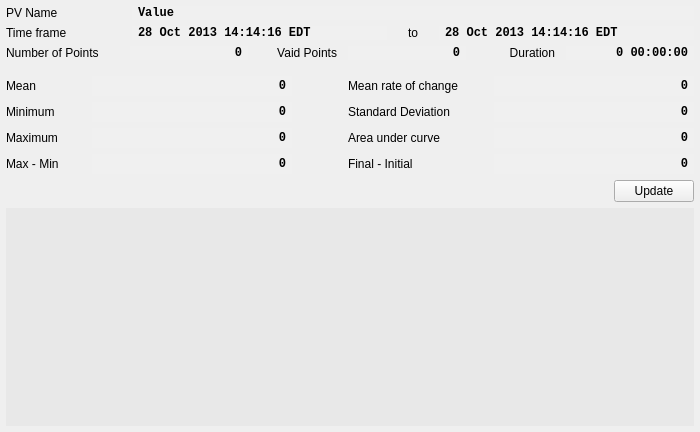
<?xml version="1.0" encoding="UTF-8"?>
<ui version="4.0">
 <class>QEStripChartStatistics</class>
 <widget class="QWidget" name="QEStripChartStatistics">
  <property name="geometry">
   <rect>
    <x>0</x>
    <y>0</y>
    <width>700</width>
    <height>432</height>
   </rect>
  </property>
  <property name="minimumSize">
   <size>
    <width>700</width>
    <height>392</height>
   </size>
  </property>
  <property name="maximumSize">
   <size>
    <width>1000</width>
    <height>740</height>
   </size>
  </property>
  <property name="windowTitle">
   <string>Process Variable Statistics</string>
  </property>
  <layout class="QVBoxLayout" name="verticalLayout_1">
   <property name="leftMargin">
    <number>0</number>
   </property>
   <property name="topMargin">
    <number>0</number>
   </property>
   <property name="rightMargin">
    <number>0</number>
   </property>
   <property name="bottomMargin">
    <number>0</number>
   </property>
   <item>
    <widget class="QFrame" name="mainFrame">
     <layout class="QVBoxLayout" name="verticalLayout_2" stretch="0,0,0,0,0,0,0,0,0,1">
      <property name="leftMargin">
       <number>6</number>
      </property>
      <property name="topMargin">
       <number>6</number>
      </property>
      <property name="rightMargin">
       <number>6</number>
      </property>
      <property name="bottomMargin">
       <number>6</number>
      </property>
      <item>
       <layout class="QHBoxLayout" name="horizontalLayout_1">
        <item>
         <widget class="QLabel" name="label">
          <property name="minimumSize">
           <size>
            <width>80</width>
            <height>0</height>
           </size>
          </property>
          <property name="maximumSize">
           <size>
            <width>120</width>
            <height>16777215</height>
           </size>
          </property>
          <property name="text">
           <string>PV Name</string>
          </property>
         </widget>
        </item>
        <item>
         <widget class="QLabel" name="pvNameLabel">
          <property name="minimumSize">
           <size>
            <width>229</width>
            <height>0</height>
           </size>
          </property>
          <property name="font">
           <font>
            <family>Monospace</family>
            <weight>75</weight>
            <bold>true</bold>
           </font>
          </property>
          <property name="styleSheet">
           <string notr="true">background-color: rgb(240, 240, 240);</string>
          </property>
          <property name="text">
           <string>Value</string>
          </property>
          <property name="indent">
           <number>6</number>
          </property>
         </widget>
        </item>
       </layout>
      </item>
      <item>
       <layout class="QHBoxLayout" name="horizontalLayout_2">
        <item>
         <widget class="QLabel" name="label_3">
          <property name="minimumSize">
           <size>
            <width>80</width>
            <height>0</height>
           </size>
          </property>
          <property name="maximumSize">
           <size>
            <width>120</width>
            <height>16777215</height>
           </size>
          </property>
          <property name="text">
           <string>Time frame</string>
          </property>
         </widget>
        </item>
        <item>
         <widget class="QLabel" name="startTimeLabel">
          <property name="font">
           <font>
            <family>Monospace</family>
            <weight>75</weight>
            <bold>true</bold>
           </font>
          </property>
          <property name="styleSheet">
           <string notr="true">background-color: rgb(240, 240, 240);</string>
          </property>
          <property name="text">
           <string>28 Oct 2013 14:14:16 EDT</string>
          </property>
          <property name="indent">
           <number>6</number>
          </property>
         </widget>
        </item>
        <item>
         <widget class="QLabel" name="label_5">
          <property name="maximumSize">
           <size>
            <width>40</width>
            <height>16777215</height>
           </size>
          </property>
          <property name="text">
           <string>to</string>
          </property>
          <property name="alignment">
           <set>Qt::AlignCenter</set>
          </property>
         </widget>
        </item>
        <item>
         <widget class="QLabel" name="endTimeLabel">
          <property name="font">
           <font>
            <family>Monospace</family>
            <weight>75</weight>
            <bold>true</bold>
           </font>
          </property>
          <property name="styleSheet">
           <string notr="true">background-color: rgb(240, 240, 240);</string>
          </property>
          <property name="text">
           <string>28 Oct 2013 14:14:16 EDT</string>
          </property>
          <property name="indent">
           <number>6</number>
          </property>
         </widget>
        </item>
       </layout>
      </item>
      <item>
       <layout class="QHBoxLayout" name="horizontalLayout_3">
        <item>
         <widget class="QLabel" name="label_7">
          <property name="maximumSize">
           <size>
            <width>120</width>
            <height>16777215</height>
           </size>
          </property>
          <property name="text">
           <string>Number of Points</string>
          </property>
         </widget>
        </item>
        <item>
         <widget class="QLabel" name="numberOfPointsLabel">
          <property name="minimumSize">
           <size>
            <width>80</width>
            <height>0</height>
           </size>
          </property>
          <property name="font">
           <font>
            <family>Monospace</family>
            <weight>75</weight>
            <bold>true</bold>
           </font>
          </property>
          <property name="styleSheet">
           <string notr="true">background-color: rgb(240, 240, 240);</string>
          </property>
          <property name="text">
           <string>0</string>
          </property>
          <property name="alignment">
           <set>Qt::AlignRight|Qt::AlignTrailing|Qt::AlignVCenter</set>
          </property>
          <property name="indent">
           <number>6</number>
          </property>
         </widget>
        </item>
        <item>
         <widget class="QLabel" name="label_9">
          <property name="maximumSize">
           <size>
            <width>88</width>
            <height>16777215</height>
           </size>
          </property>
          <property name="text">
           <string>Vaid Points</string>
          </property>
          <property name="alignment">
           <set>Qt::AlignRight|Qt::AlignTrailing|Qt::AlignVCenter</set>
          </property>
          <property name="indent">
           <number>5</number>
          </property>
         </widget>
        </item>
        <item>
         <widget class="QLabel" name="validPointsLabel">
          <property name="minimumSize">
           <size>
            <width>80</width>
            <height>0</height>
           </size>
          </property>
          <property name="font">
           <font>
            <family>Monospace</family>
            <weight>75</weight>
            <bold>true</bold>
           </font>
          </property>
          <property name="styleSheet">
           <string notr="true">background-color: rgb(240, 240, 240);</string>
          </property>
          <property name="text">
           <string>0</string>
          </property>
          <property name="alignment">
           <set>Qt::AlignRight|Qt::AlignTrailing|Qt::AlignVCenter</set>
          </property>
          <property name="indent">
           <number>6</number>
          </property>
         </widget>
        </item>
        <item>
         <widget class="QLabel" name="label_11">
          <property name="maximumSize">
           <size>
            <width>88</width>
            <height>16777215</height>
           </size>
          </property>
          <property name="text">
           <string>Duration</string>
          </property>
          <property name="alignment">
           <set>Qt::AlignRight|Qt::AlignTrailing|Qt::AlignVCenter</set>
          </property>
          <property name="indent">
           <number>5</number>
          </property>
         </widget>
        </item>
        <item>
         <widget class="QLabel" name="durationLabel">
          <property name="minimumSize">
           <size>
            <width>128</width>
            <height>0</height>
           </size>
          </property>
          <property name="maximumSize">
           <size>
            <width>128</width>
            <height>16777215</height>
           </size>
          </property>
          <property name="font">
           <font>
            <family>Monospace</family>
            <weight>75</weight>
            <bold>true</bold>
           </font>
          </property>
          <property name="styleSheet">
           <string notr="true">background-color: rgb(240, 240, 240);</string>
          </property>
          <property name="text">
           <string>0 00:00:00</string>
          </property>
          <property name="alignment">
           <set>Qt::AlignRight|Qt::AlignTrailing|Qt::AlignVCenter</set>
          </property>
          <property name="indent">
           <number>6</number>
          </property>
         </widget>
        </item>
       </layout>
      </item>
      <item>
       <spacer name="verticalSpacer">
        <property name="orientation">
         <enum>Qt::Vertical</enum>
        </property>
        <property name="sizeHint" stdset="0">
         <size>
          <width>20</width>
          <height>10</height>
         </size>
        </property>
       </spacer>
      </item>
      <item>
       <layout class="QHBoxLayout" name="horizontalLayout_4">
        <item>
         <widget class="QLabel" name="label_13">
          <property name="minimumSize">
           <size>
            <width>80</width>
            <height>0</height>
           </size>
          </property>
          <property name="maximumSize">
           <size>
            <width>120</width>
            <height>16777215</height>
           </size>
          </property>
          <property name="text">
           <string>Mean</string>
          </property>
         </widget>
        </item>
        <item>
         <widget class="QLabel" name="meanLabel">
          <property name="minimumSize">
           <size>
            <width>200</width>
            <height>0</height>
           </size>
          </property>
          <property name="font">
           <font>
            <family>Monospace</family>
            <weight>75</weight>
            <bold>true</bold>
           </font>
          </property>
          <property name="styleSheet">
           <string notr="true">background-color: rgb(240, 240, 240);</string>
          </property>
          <property name="text">
           <string>0</string>
          </property>
          <property name="alignment">
           <set>Qt::AlignRight|Qt::AlignTrailing|Qt::AlignVCenter</set>
          </property>
          <property name="indent">
           <number>6</number>
          </property>
         </widget>
        </item>
        <item>
         <spacer name="horizontalSpacer">
          <property name="orientation">
           <enum>Qt::Horizontal</enum>
          </property>
          <property name="sizeHint" stdset="0">
           <size>
            <width>20</width>
            <height>20</height>
           </size>
          </property>
         </spacer>
        </item>
        <item>
         <widget class="QLabel" name="label_15">
          <property name="minimumSize">
           <size>
            <width>140</width>
            <height>0</height>
           </size>
          </property>
          <property name="maximumSize">
           <size>
            <width>140</width>
            <height>16777215</height>
           </size>
          </property>
          <property name="text">
           <string>Mean rate of change</string>
          </property>
         </widget>
        </item>
        <item>
         <widget class="QLabel" name="meanRateOfChangeLabel">
          <property name="minimumSize">
           <size>
            <width>200</width>
            <height>0</height>
           </size>
          </property>
          <property name="font">
           <font>
            <family>Monospace</family>
            <weight>75</weight>
            <bold>true</bold>
           </font>
          </property>
          <property name="styleSheet">
           <string notr="true">background-color: rgb(240, 240, 240);</string>
          </property>
          <property name="text">
           <string>0</string>
          </property>
          <property name="alignment">
           <set>Qt::AlignRight|Qt::AlignTrailing|Qt::AlignVCenter</set>
          </property>
          <property name="indent">
           <number>6</number>
          </property>
         </widget>
        </item>
       </layout>
      </item>
      <item>
       <layout class="QHBoxLayout" name="horizontalLayout_5">
        <item>
         <widget class="QLabel" name="label_19">
          <property name="minimumSize">
           <size>
            <width>80</width>
            <height>0</height>
           </size>
          </property>
          <property name="maximumSize">
           <size>
            <width>120</width>
            <height>16777215</height>
           </size>
          </property>
          <property name="text">
           <string>Minimum</string>
          </property>
         </widget>
        </item>
        <item>
         <widget class="QLabel" name="minimumLabel">
          <property name="minimumSize">
           <size>
            <width>200</width>
            <height>0</height>
           </size>
          </property>
          <property name="font">
           <font>
            <family>Monospace</family>
            <weight>75</weight>
            <bold>true</bold>
           </font>
          </property>
          <property name="styleSheet">
           <string notr="true">background-color: rgb(240, 240, 240);</string>
          </property>
          <property name="text">
           <string>0</string>
          </property>
          <property name="alignment">
           <set>Qt::AlignRight|Qt::AlignTrailing|Qt::AlignVCenter</set>
          </property>
          <property name="indent">
           <number>6</number>
          </property>
         </widget>
        </item>
        <item>
         <spacer name="horizontalSpacer_2">
          <property name="orientation">
           <enum>Qt::Horizontal</enum>
          </property>
          <property name="sizeHint" stdset="0">
           <size>
            <width>40</width>
            <height>20</height>
           </size>
          </property>
         </spacer>
        </item>
        <item>
         <widget class="QLabel" name="label_20">
          <property name="minimumSize">
           <size>
            <width>140</width>
            <height>0</height>
           </size>
          </property>
          <property name="maximumSize">
           <size>
            <width>140</width>
            <height>16777215</height>
           </size>
          </property>
          <property name="text">
           <string>Standard Deviation</string>
          </property>
         </widget>
        </item>
        <item>
         <widget class="QLabel" name="standardDeviationLabel">
          <property name="minimumSize">
           <size>
            <width>200</width>
            <height>0</height>
           </size>
          </property>
          <property name="font">
           <font>
            <family>Monospace</family>
            <weight>75</weight>
            <bold>true</bold>
           </font>
          </property>
          <property name="styleSheet">
           <string notr="true">background-color: rgb(240, 240, 240);</string>
          </property>
          <property name="text">
           <string>0</string>
          </property>
          <property name="alignment">
           <set>Qt::AlignRight|Qt::AlignTrailing|Qt::AlignVCenter</set>
          </property>
          <property name="indent">
           <number>6</number>
          </property>
         </widget>
        </item>
       </layout>
      </item>
      <item>
       <layout class="QHBoxLayout" name="horizontalLayout_6">
        <item>
         <widget class="QLabel" name="label_23">
          <property name="minimumSize">
           <size>
            <width>80</width>
            <height>0</height>
           </size>
          </property>
          <property name="maximumSize">
           <size>
            <width>120</width>
            <height>16777215</height>
           </size>
          </property>
          <property name="text">
           <string>Maximum</string>
          </property>
         </widget>
        </item>
        <item>
         <widget class="QLabel" name="maximumLabel">
          <property name="minimumSize">
           <size>
            <width>200</width>
            <height>0</height>
           </size>
          </property>
          <property name="font">
           <font>
            <family>Monospace</family>
            <weight>75</weight>
            <bold>true</bold>
           </font>
          </property>
          <property name="styleSheet">
           <string notr="true">background-color: rgb(240, 240, 240);</string>
          </property>
          <property name="text">
           <string>0</string>
          </property>
          <property name="alignment">
           <set>Qt::AlignRight|Qt::AlignTrailing|Qt::AlignVCenter</set>
          </property>
          <property name="indent">
           <number>6</number>
          </property>
         </widget>
        </item>
        <item>
         <spacer name="horizontalSpacer_3">
          <property name="orientation">
           <enum>Qt::Horizontal</enum>
          </property>
          <property name="sizeHint" stdset="0">
           <size>
            <width>40</width>
            <height>20</height>
           </size>
          </property>
         </spacer>
        </item>
        <item>
         <widget class="QLabel" name="label_24">
          <property name="minimumSize">
           <size>
            <width>140</width>
            <height>0</height>
           </size>
          </property>
          <property name="maximumSize">
           <size>
            <width>140</width>
            <height>16777215</height>
           </size>
          </property>
          <property name="text">
           <string>Area under curve</string>
          </property>
         </widget>
        </item>
        <item>
         <widget class="QLabel" name="areaUnderCurveLabel">
          <property name="minimumSize">
           <size>
            <width>200</width>
            <height>0</height>
           </size>
          </property>
          <property name="font">
           <font>
            <family>Monospace</family>
            <weight>75</weight>
            <bold>true</bold>
           </font>
          </property>
          <property name="styleSheet">
           <string notr="true">background-color: rgb(240, 240, 240);</string>
          </property>
          <property name="text">
           <string>0</string>
          </property>
          <property name="alignment">
           <set>Qt::AlignRight|Qt::AlignTrailing|Qt::AlignVCenter</set>
          </property>
          <property name="indent">
           <number>6</number>
          </property>
         </widget>
        </item>
       </layout>
      </item>
      <item>
       <layout class="QHBoxLayout" name="horizontalLayout_7">
        <item>
         <widget class="QLabel" name="label_27">
          <property name="minimumSize">
           <size>
            <width>80</width>
            <height>0</height>
           </size>
          </property>
          <property name="maximumSize">
           <size>
            <width>120</width>
            <height>16777215</height>
           </size>
          </property>
          <property name="text">
           <string>Max - Min</string>
          </property>
         </widget>
        </item>
        <item>
         <widget class="QLabel" name="minMaxDiffLabel">
          <property name="minimumSize">
           <size>
            <width>200</width>
            <height>0</height>
           </size>
          </property>
          <property name="font">
           <font>
            <family>Monospace</family>
            <weight>75</weight>
            <bold>true</bold>
           </font>
          </property>
          <property name="styleSheet">
           <string notr="true">background-color: rgb(240, 240, 240);</string>
          </property>
          <property name="text">
           <string>0</string>
          </property>
          <property name="alignment">
           <set>Qt::AlignRight|Qt::AlignTrailing|Qt::AlignVCenter</set>
          </property>
          <property name="indent">
           <number>6</number>
          </property>
         </widget>
        </item>
        <item>
         <spacer name="horizontalSpacer_4">
          <property name="orientation">
           <enum>Qt::Horizontal</enum>
          </property>
          <property name="sizeHint" stdset="0">
           <size>
            <width>40</width>
            <height>20</height>
           </size>
          </property>
         </spacer>
        </item>
        <item>
         <widget class="QLabel" name="label_28">
          <property name="minimumSize">
           <size>
            <width>140</width>
            <height>0</height>
           </size>
          </property>
          <property name="maximumSize">
           <size>
            <width>140</width>
            <height>16777215</height>
           </size>
          </property>
          <property name="text">
           <string>Final - Initial</string>
          </property>
         </widget>
        </item>
        <item>
         <widget class="QLabel" name="firstLastDiffLabel">
          <property name="minimumSize">
           <size>
            <width>200</width>
            <height>0</height>
           </size>
          </property>
          <property name="font">
           <font>
            <family>Monospace</family>
            <weight>75</weight>
            <bold>true</bold>
           </font>
          </property>
          <property name="styleSheet">
           <string notr="true">background-color: rgb(240, 240, 240);</string>
          </property>
          <property name="text">
           <string>0</string>
          </property>
          <property name="alignment">
           <set>Qt::AlignRight|Qt::AlignTrailing|Qt::AlignVCenter</set>
          </property>
          <property name="indent">
           <number>6</number>
          </property>
         </widget>
        </item>
       </layout>
      </item>
      <item>
       <layout class="QHBoxLayout" name="horizontalLayout_8">
        <item>
         <spacer name="horizontalSpacer_5">
          <property name="orientation">
           <enum>Qt::Horizontal</enum>
          </property>
          <property name="sizeHint" stdset="0">
           <size>
            <width>118</width>
            <height>20</height>
           </size>
          </property>
         </spacer>
        </item>
        <item>
         <widget class="QPushButton" name="updateButton">
          <property name="minimumSize">
           <size>
            <width>80</width>
            <height>0</height>
           </size>
          </property>
          <property name="maximumSize">
           <size>
            <width>80</width>
            <height>16777215</height>
           </size>
          </property>
          <property name="text">
           <string>Update</string>
          </property>
         </widget>
        </item>
       </layout>
      </item>
      <item>
       <widget class="QFrame" name="plotFrame">
        <property name="minimumSize">
         <size>
          <width>600</width>
          <height>140</height>
         </size>
        </property>
        <property name="styleSheet">
         <string notr="true">background-color: rgb(232, 232, 232);</string>
        </property>
       </widget>
      </item>
     </layout>
    </widget>
   </item>
  </layout>
 </widget>
 <resources/>
 <connections/>
</ui>
